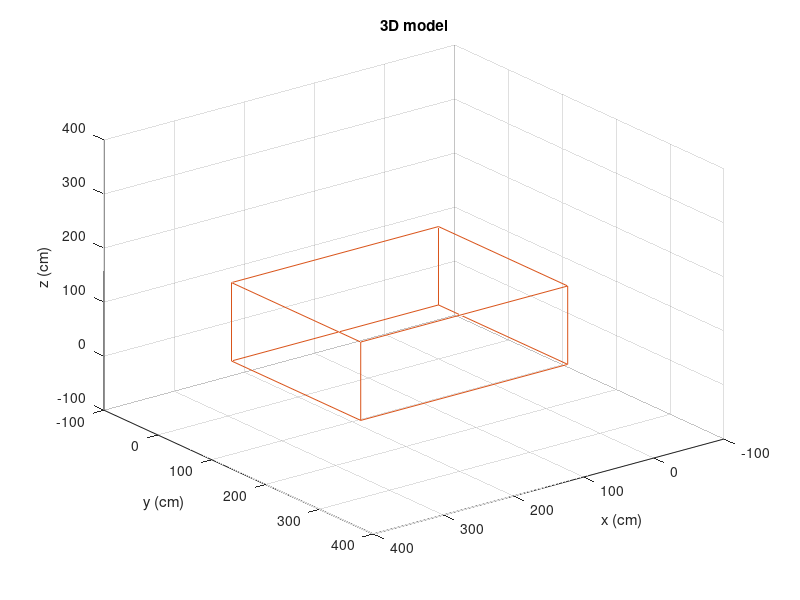

Source code (MATLAB): (Note: this script raises an error after producing the figure.)
%-------- MAIN PROGRAM ---------------------------------------
function main

close all; clear all;
% Global variable
global App3d_ini; % App3d=[ X(1) X(2) Y(1) Y(2) Z(1) Z(2) ] initial coordinates
global App3d_mod; % App3d=[ X(1) X(2) Y(1) Y(2) Z(1) Z(2) ] modified coordinates
global App2d;     % App2d=[ normale.x normale.y normale.z ] normal of the interpretation plane

% Matching number
EPS=0.5; N=5;     % N: Number of edges to be manually chosen

% 3D Model definition
L=240; W=295; H=145;
modP=[W W 0 W W 0 0 0; 0 L L 0 L L 0 0; 0 0 0 H H H H 0; 1 1 1 1 1 1 1 1];
modA=[modP(1,1) modP(2,1) modP(3,1) modP(1,2) modP(2,2) modP(3,2);
      modP(1,2) modP(2,2) modP(3,2) modP(1,3) modP(2,3) modP(3,3);
      modP(1,1) modP(2,1) modP(3,1) modP(1,4) modP(2,4) modP(3,4);
      modP(1,2) modP(2,2) modP(3,2) modP(1,5) modP(2,5) modP(3,5);
      modP(1,3) modP(2,3) modP(3,3) modP(1,6) modP(2,6) modP(3,6);
      modP(1,4) modP(2,4) modP(3,4) modP(1,7) modP(2,7) modP(3,7);
      modP(1,6) modP(2,6) modP(3,6) modP(1,7) modP(2,7) modP(3,7);
      modP(1,5) modP(2,5) modP(3,5) modP(1,6) modP(2,6) modP(3,6);
      modP(1,5) modP(2,5) modP(3,5) modP(1,4) modP(2,4) modP(3,4);
      modP(1,8) modP(2,8) modP(3,8) modP(1,1) modP(2,1) modP(3,1);
      modP(1,8) modP(2,8) modP(3,8) modP(1,7) modP(2,7) modP(3,7);
      modP(1,8) modP(2,8) modP(3,8) modP(1,3) modP(2,3) modP(3,3)];

% Plot the model (the box)  
figure(1);
plot3(0, 0, 0);
ll1 = line([modA(1,1),modA(1,4)],[modA(1,2),modA(1,5)],[modA(1,3),modA(1,6)]);
ll2 = line([modA(2,1),modA(2,4)],[modA(2,2),modA(2,5)],[modA(2,3),modA(2,6)]);
ll3 = line([modA(3,1),modA(3,4)],[modA(3,2),modA(3,5)],[modA(3,3),modA(3,6)]);
ll4 = line([modA(4,1),modA(4,4)],[modA(4,2),modA(4,5)],[modA(4,3),modA(4,6)]);
ll5 = line([modA(5,1),modA(5,4)],[modA(5,2),modA(5,5)],[modA(5,3),modA(5,6)]);
ll6 = line([modA(6,1),modA(6,4)],[modA(6,2),modA(6,5)],[modA(6,3),modA(6,6)]);
ll7 = line([modA(7,1),modA(7,4)],[modA(7,2),modA(7,5)],[modA(7,3),modA(7,6)]);
ll8 = line([modA(8,1),modA(8,4)],[modA(8,2),modA(8,5)],[modA(8,3),modA(8,6)]);
ll9 = line([modA(9,1),modA(9,4)],[modA(9,2),modA(9,5)],[modA(9,3),modA(9,6)]);
ll10 = line([modA(10,1),modA(10,4)],[modA(10,2),modA(10,5)],[modA(10,3),modA(10,6)]);
ll11 = line([modA(11,1),modA(11,4)],[modA(11,2),modA(11,5)],[modA(11,3),modA(11,6)]);
ll12 = line([modA(12,1),modA(12,4)],[modA(12,2),modA(12,5)],[modA(12,3),modA(12,6)]);

% Reverse x and y axis labels to position the inner most vertice at (0, 0, 0)
set(gca,'XDir','reverse');
set(gca,'YDir','reverse');
axis([-10 40 -10 40 -10 40]*10);
grid on;
xlabel('x (cm)'); ylabel('y (cm)'); zlabel('z (cm)'); title '3D model';

% Calibration left camera
u0_1=310.740; v0_1=217.256; alphaU_1=529.654; alphaV_1=527.635;
% Left image loading
image_l=imread('imgLeft.png', 'png');
figure(2); colormap(gray(256));
image(image_l); title 'Object left image';
hold on;

% Calibration right camera
u0_2=310.731; v0_2=214.007; alphaU_2=531.037; alphaV_2=528.861;
% Right image loading
image_r=imread('imgRight.png', 'png');

% Stereo rig
matPos_c1_c2=[0.9999 -0.0076 0.0047 -95.3538;0.0075 0.9999 -0.0034 -2.2704;-0.0046 0.0035 0.9999 -0.5507;0 0 0 1];
matPos_c2_c1=inv(matPos_c1_c2);

% Manual selection ('clicks') of the edge extremities for matching
colork={'cyan' 'magenta' 'yellow' 'red' 'green' 'blue' 'black' 'cyan'};
for p=1:N
    figure(2);                                          % Select the image   
    [y,x]= ginput(1); u1(p)=floor(y); v1(p)=floor(x);   % Get the coordinates of the 1st click
    [y,x]= ginput(1); u2(p)=floor(y); v2(p)=floor(x);   % Get the coordinates of the 2nd click
    text((u1(p)+u2(p))/2+10, (v1(p)+v2(p))/2+10, num2str(p),'color',colork{p});  % Show the number of edge
    line([u1(p) u2(p)],[v1(p) v2(p)],'color',colork{p});                         % Plot the line  
    
    % ********************************************************************
    % Partie 1.3-1: Calcul de normale
    %   ******* A completer ******* %
    l1 = [(u1(p)-u0_1) / alphaU_1; (v1(p)-v0_1)/ alphaV_1 ; 1];
    l2 = [(u2(p)-u1(p)) / alphaU_1 ; (v2(p)-v1(p))/ alphaV_1 ; 0];
    
    normale = cross(l1,l2) / abs( norm( cross(l1,l2) ) )
    App2d = [ App2d; normale(1) normale(2) normale(3) ];
end;

%% Manual selection ('clicks') of the edges in the model
set(ll1, 'ButtonDownFcn', @button_down);
set(ll2, 'ButtonDownFcn', @button_down);
set(ll3, 'ButtonDownFcn', @button_down);
set(ll4, 'ButtonDownFcn', @button_down);
set(ll5, 'ButtonDownFcn', @button_down);
set(ll6, 'ButtonDownFcn', @button_down);
set(ll7, 'ButtonDownFcn', @button_down);
set(ll8, 'ButtonDownFcn', @button_down);
set(ll9, 'ButtonDownFcn', @button_down);
set(ll10, 'ButtonDownFcn', @button_down);
set(ll11, 'ButtonDownFcn', @button_down);
set(ll12, 'ButtonDownFcn', @button_down);

% Wait for the edges of the model to be selected
while size(App3d_ini, 1) ~= N
    pause(1)
end


% %%%%%%%%%%%% OPTIMIZATION %%%%%%%%%%%% %

disp('Start optimization...');

soluL(1)=-2.1; soluL(2)=0.7; soluL(3)=2.7; soluL(4)=151.6; soluL(5)=46.8;soluL(6)=2164.8;
matPos=TransFromParam(soluL); % Homogeneous transformation
for p=1:N
    [App3d_mod(p,1) App3d_mod(p,3) App3d_mod(p,5)]=TransPoint(matPos,App3d_ini(p,1),App3d_ini(p,3),App3d_ini(p,5));
    [App3d_mod(p,2),App3d_mod(p,4),App3d_mod(p,6)]=TransPoint(matPos,App3d_ini(p,2),App3d_ini(p,4),App3d_ini(p,6));
end;

% Shows a projection of the selected (clicked) edges according to the initial pose value
mod_A = Trans_2_modA(N, App3d_ini);
figure(3); colormap(gray(256));
image(image_l); 

DrawModel(alphaU_1,alphaV_1,u0_1,v0_1,mod_A,matPos); % 3D model drawing
oldCrit=EvalCrit(N,App2d,App3d_mod);                 % Criteria evaluation
disp(['Initial criteria : ', num2str(oldCrit)]);
lambda= 0.001; iter = 0;
dummy = input('press a key to continue...');
while (1),
 	J=zeros(2*N,6);
    lig=1;
    for p=1:N
        vectN(1)=App2d(p,1); vectN(2)=App2d(p,2); vectN(3)=App2d(p,3);
        [App3d_mod(p,1) App3d_mod(p,3) App3d_mod(p,5)]=TransPoint(matPos,App3d_ini(p,1),App3d_ini(p,3),App3d_ini(p,5));
        [dyda,y0]=GlobaleDerivative(vectN,App3d_mod(p,1),App3d_mod(p,3),App3d_mod(p,5));
        J(lig,:)=dyda';
        L(lig,1)=-y0;
        lig=lig+1;
        [App3d_mod(p,2),App3d_mod(p,4),App3d_mod(p,6)]=TransPoint(matPos,App3d_ini(p,2),App3d_ini(p,4),App3d_ini(p,6));
        [dyda,y0]=GlobaleDerivative(vectN,App3d_mod(p,2),App3d_mod(p,4),App3d_mod(p,6));
        J(lig,:)=dyda';
        L(lig,1)=-y0;
        lig=lig+1;
    end;
    JJ=J'*J;
    for i=1:length(JJ);
        JJ(i,i)=JJ(i,i)*(1+lambda);
    end;
    

    dsoluL = inv(JJ) * J' * L ;
    dmatPos = TransFromParam(dsoluL);
    matPos = dmatPos * matPos ; 
    
   
    soluL=ParamFromTrans(matPos);
    for p=1:N
        [App3d_mod(p,1) App3d_mod(p,3) App3d_mod(p,5)]=TransPoint(matPos,App3d_ini(p,1),App3d_ini(p,3),App3d_ini(p,5));
        [App3d_mod(p,2),App3d_mod(p,4),App3d_mod(p,6)]=TransPoint(matPos,App3d_ini(p,2),App3d_ini(p,4),App3d_ini(p,6));
    end;
    newCrit=EvalCrit(N,App2d,App3d_mod);
    if ((newCrit<EPS)|(abs(oldCrit-newCrit)<1e-10))
        break;
    end;

    % Show projection according to estimated pose at each iteration
    figure(3);colormap(gray(256));
    image(image_l); 
    DrawModel(alphaU_1,alphaV_1,u0_1,v0_1,mod_A,matPos); % 3D model drawing
    disp(['Iteration [' num2str(iter) '] Error : ' num2str(newCrit) ]);
    iter = iter + 1;
    oldCrit = newCrit;
end;

disp(['6-uplet solution : ', num2str(soluL(1)),',',num2str(soluL(2)),',',num2str(soluL(3)),',',...
    num2str(soluL(4)),',',num2str(soluL(5)),',',num2str(soluL(6))]);
disp(['Error after convergence : ', num2str(newCrit)]);
figure(3); colormap(gray(256));
image(image_l); title 'Object left image (after convergence)';
DrawModel(alphaU_1,alphaV_1,u0_1,v0_1,modA,matPos); % 3D model drawing in left image


matPos = matPos_c1_c2*matPos ;



figure(4); colormap(gray(256));
image(image_r); title 'Object right image (after convergence)';
DrawModel(alphaU_2,alphaV_2,u0_2,v0_2,modA,matPos); % 3D model drawing in left image


function mod_A = Trans_2_modA(nbr, app3d)
mod_A = zeros(nbr, 6);
for i=1:nbr
    mod_A(i, 1:3) = [app3d(i,1) app3d(i,3) app3d(i,5)];
    mod_A(i, 4:end) = [app3d(i,2) app3d(i,4) app3d(i,6)];
end;


function DrawModel(alphaU,alphaV,u0,v0,modA,matPos)
for p=1:size(modA, 1)
     
    [X1 Y1 Z1] = TransPoint(matPos, modA(p,1) , modA(p,2) , modA(p,3));
    [X2 Y2 Z2] = TransPoint(matPos,modA(p,4),modA(p,5),modA(p,6));
    [u1 v1] = Projection(alphaU,alphaV,u0,v0,X1,Y1,Z1);
    [u2 v2] = Projection(alphaU,alphaV,u0,v0,X2,Y2,Z2);
    line([u1 u2],[v1 v2],'color','white')
end;


function matPos=TransFromParam(soluL)
aa=soluL(1); bb=soluL(2); gg=soluL(3);
matPos=eye(4,4);
matPos(1,1)=cos(gg)*cos(bb);
matPos(1,2)=cos(gg)*sin(bb)*sin(aa)-sin(gg)*cos(aa);
matPos(1,3)=cos(gg)*sin(bb)*cos(aa)+sin(gg)*sin(aa);
matPos(1,4)=soluL(4);
matPos(2,1)=sin(gg)*cos(bb);
matPos(2,2)=sin(gg)*sin(bb)*sin(aa)+cos(gg)*cos(aa);
matPos(2,3)=sin(gg)*sin(bb)*cos(aa)-cos(gg)*sin(aa);
matPos(2,4)=soluL(5);
matPos(3,1)=-sin(bb);
matPos(3,2)=cos(bb)*sin(aa);
matPos(3,3)=cos(bb)*cos(aa);
matPos(3,4)=soluL(6);


function soluL=ParamFromTrans(matPos)
sb=-matPos(3,1);
if abs(sb) >=0.99999 
    if sb >=0.0
        aMoinsg=atan2(matPos(2,2),matPos(1,2));
        soluL(1)=aMoinsg + soluL(3);
        soluL(2)=pi/2;
    else
        aPlusg=atan2(matPos(2,2),-matPos(1,2));
        soluL(1)=aPlusg-soluL(3);
        soluL(2)=-pi/2;
    end;
else
    cb=sqrt(1.0-sb*sb);
    sa=matPos(3,2)/cb;
    ca=matPos(3,3)/cb;
    sg=matPos(2,1)/cb;
    cg=matPos(1,1)/cb;
    soluL(1)=atan2(sa,ca);
    soluL(2)=atan2(sb,cb);
    soluL(3)=atan2(sg,cg);
end;
if soluL(1)>pi soluL(1)=soluL(1)-2*pi; end;
if soluL(2)>pi soluL(2)=soluL(2)-2*pi; end;
if soluL(3)>pi soluL(3)=soluL(3)-2*pi; end;
soluL(4)=matPos(1,4); soluL(5)=matPos(2,4); soluL(6)=matPos(3,4);


function [X_mod Y_mod Z_mod]=TransPoint(matPos,X_ini,Y_ini,Z_ini)
X_mod=matPos(1,1)*X_ini + matPos(1,2)*Y_ini + matPos(1,3)*Z_ini + matPos(1,4);
Y_mod=matPos(2,1)*X_ini + matPos(2,2)*Y_ini + matPos(2,3)*Z_ini + matPos(2,4);
Z_mod=matPos(3,1)*X_ini + matPos(3,2)*Y_ini + matPos(3,3)*Z_ini + matPos(3,4);


function [u,v]=Projection(alphaU,alphaV,u0,v0,X,Y,Z)
u= [alphaU    0     u0]* [X Y Z]';
v= [   0    alphaV  v0]* [X Y Z]';
u = u/Z;
v = v/Z;



function [crit]=EvalCrit(N,App2d,App3d_mod)
err=0;
    for p=1:N;
    F1 = App2d(p,1:3) * App3d_mod(p,1:3)' ;
    F2 = App2d(p,1:3) * App3d_mod(p,4:6)' ;
    err = err + F1^2 + F2^2;
    end;
crit=sqrt(err/2*N);

function [dyda,y0]=GlobaleDerivative(vectN,X,Y,Z)
dyda(1,1)=vectN * [0; -Z ;Y];
dyda(2,1)=vectN * [ Z ; 0;-X];
dyda(3,1)=vectN * [-Y; X ; 0];
dyda(4,1)=vectN(1) ;
dyda(5,1)=vectN(2) ;
dyda(6,1)=vectN(3) ;
y0=vectN(1)*X + vectN(2)*Y + vectN(3)*Z;

